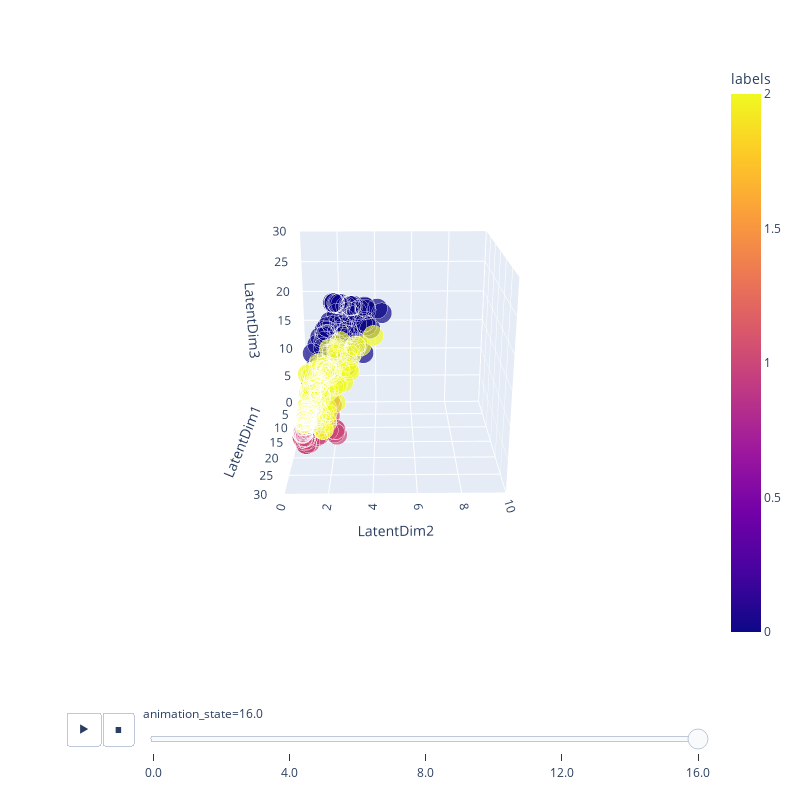

Notebook code cell kept with this figure:
### Markdown cell above
## 4. Plot residuals

### Code cell
fig = px.scatter_3d(
    residual_shift_df,
    x='LatentDim1',
    y='LatentDim2',
    z='LatentDim3',
    color='labels',
    size='point_size',
    animation_frame='animation_state',
    # animation_group='labels',
    range_x=[0,30],
    range_y=[0,10],
    range_z=[0,30],
)
fig.update_layout(
    autosize=False,
    width=800,
    height=800,
    # transition = {'duration': 2000, 'easing':'linear', 'ordering':'traces first'}
)
# fig.layout.updatemenus[0].buttons[0].args[1]["frame"]["duration"] = 2000
fig.show()

### Figure 1 — Plotly figure (JSON) as saved in the notebook; plotly's stock layout.template omitted (floating-point values rounded to 4 significant figures; data arrays with more than 128 entries replaced by an {"elided": "..."} marker saying what was removed)
{"data": [{"hovertemplate": "animation_state=16.0<br>LatentDim1=%{x}<br>LatentDim2=%{y}<br>LatentDim3=%{z}<br>point_size=%{marker.size}<br>labels=%{marker.color}<extra></extra>", "legendgroup": "", "marker": {"color": {"elided": "300 int values"}, "coloraxis": "coloraxis", "size": {"elided": "300 int values"}, "sizemode": "area", "sizeref": 0.0025, "symbol": "circle"}, "mode": "markers", "name": "", "scene": "scene", "showlegend": false, "type": "scatter3d", "x": {"elided": "300 float values"}, "y": {"elided": "300 float values"}, "z": {"elided": "300 float values"}}], "layout": {"autosize": false, "coloraxis": {"colorbar": {"title": {"text": "labels"}}, "colorscale": [[0, "#0d0887"], [0.1111, "#46039f"], [0.2222, "#7201a8"], [0.3333, "#9c179e"], [0.4444, "#bd3786"], [0.5556, "#d8576b"], [0.6667, "#ed7953"], [0.7778, "#fb9f3a"], [0.8889, "#fdca26"], [1, "#f0f921"]]}, "height": 800, "legend": {"itemsizing": "constant", "tracegroupgap": 0}, "margin": {"t": 60}, "scene": {"aspectmode": "auto", "aspectratio": {"x": 1, "y": 1, "z": 1}, "camera": {"center": {"x": 0, "y": 0, "z": 0}, "eye": {"x": 3.245, "y": -0.03417, "z": 1.199}, "projection": {"type": "perspective"}, "up": {"x": 0, "y": 0, "z": 1}}, "domain": {"x": [0, 1], "y": [0, 1]}, "xaxis": {"range": [0, 30], "title": {"text": "LatentDim1"}, "type": "linear"}, "yaxis": {"range": [0, 10], "title": {"text": "LatentDim2"}, "type": "linear"}, "zaxis": {"range": [0, 30], "title": {"text": "LatentDim3"}, "type": "linear"}}, "sliders": [{"active": 4, "currentvalue": {"prefix": "animation_state="}, "len": 0.9, "pad": {"b": 10, "t": 60}, "steps": [{"args": [["0.0"], {"frame": {"duration": 0, "redraw": true}, "fromcurrent": true, "mode": "immediate", "transition": {"duration": 0, "easing": "linear"}}], "label": "0.0", "method": "animate"}, {"args": [["4.0"], {"frame": {"duration": 0, "redraw": true}, "fromcurrent": true, "mode": "immediate", "transition": {"duration": 0, "easing": "linear"}}], "label": "4.0", "method": "animate"}, {"args": [["8.0"], {"frame": {"duration": 0, "redraw": true}, "fromcurrent": true, "mode": "immediate", "transition": {"duration": 0, "easing": "linear"}}], "label": "8.0", "method": "animate"}, {"args": [["12.0"], {"frame": {"duration": 0, "redraw": true}, "fromcurrent": true, "mode": "immediate", "transition": {"duration": 0, "easing": "linear"}}], "label": "12.0", "method": "animate"}, {"args": [["16.0"], {"frame": {"duration": 0, "redraw": true}, "fromcurrent": true, "mode": "immediate", "transition": {"duration": 0, "easing": "linear"}}], "label": "16.0", "method": "animate"}], "x": 0.1, "xanchor": "left", "y": 0, "yanchor": "top"}], "updatemenus": [{"active": 0, "buttons": [{"args": [null, {"frame": {"duration": 500, "redraw": true}, "fromcurrent": true, "mode": "immediate", "transition": {"duration": 500, "easing": "linear"}}], "label": "&#9654;", "method": "animate"}, {"args": [[null], {"frame": {"duration": 0, "redraw": true}, "fromcurrent": true, "mode": "immediate", "transition": {"duration": 0, "easing": "linear"}}], "label": "&#9724;", "method": "animate"}], "direction": "left", "pad": {"r": 10, "t": 70}, "showactive": false, "type": "buttons", "x": 0.1, "xanchor": "right", "y": 0, "yanchor": "top"}], "width": 800}}
